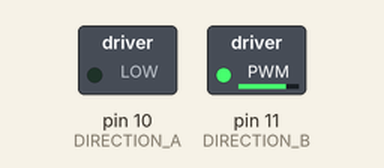
Bench run of a sketch on a simulated Arduino Uno, built with avr-gcc and run on an emulated ATmega328P. Parts: switched loads named in the sketch (green lamp = pin HIGH).

Above: at 2.45 s.
At 6.4 s:
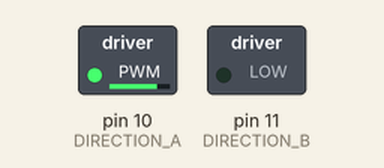
At 11.4 s:
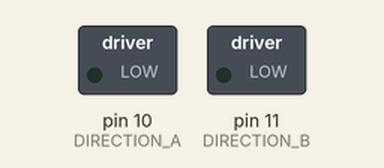
Timing chart, 0 to 14.1 s (numbered marks = the images above):
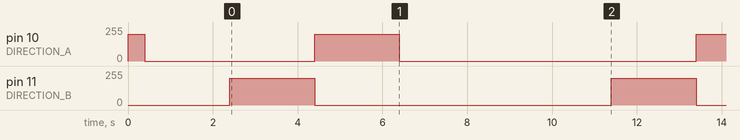

Measured:
- by itself, pin 10 (DIRECTION_A): repeats every 9.0 s: 200/255 2.0 s, 0/255 7.0 s
- by itself, pin 11 (DIRECTION_B): alternates 200/255 for 2.0 s and 0/255 for 7.0 s

The sketch:

Motor_Test.ino
```cpp
//Pins des Motor-Poti
const int DIRECTION_A = 10;  //B-IB
const int DIRECTION_B = 11;  //B-IA

/*
 * Geschwindigkeit des Poti. 255 ist Maximum, Werte unter 200 gingen bei mir gar nicht.
 * Aber auch bei 200 hakt das Poti schon.
 */
const int SPEED = 200;

/* ******************************************************************************************************************* */

unsigned long time = millis();
const unsigned long PERIOD = 5000; //alle 5000ms soll das Poti fahren.

const int WAITING = 0;
const int RUNNING = 1;
int status = WAITING;

const int NONE = 0;
const int UP = 1;
const int DOWN = 2;
int direction = NONE;
/****************************************************************************
 * void setup()
 ****************************************************************************/
void setup()
{

  Serial.begin(9600);

  //Poti in Startposition fahren:
  analogWrite(DIRECTION_A, SPEED);
  analogWrite(DIRECTION_B, 0);
  delay(400);
  analogWrite(DIRECTION_A, 0);
  analogWrite(DIRECTION_B, 0);

  delay(2000);
}

/****************************************************************************
 * void loop()
 ****************************************************************************/

void loop()
{

      if (direction == NONE)
      {
        direction = UP;
        analogWrite(DIRECTION_A, 0);
        analogWrite(DIRECTION_B, SPEED);
        delay(2000);
      }
      else if (direction == UP)
      {
        direction = DOWN;
        analogWrite(DIRECTION_A, SPEED);
        analogWrite(DIRECTION_B, 0);
        delay(2000);
      }
      else if (direction == DOWN)
      {
        direction = NONE;
        status = WAITING;
        analogWrite(DIRECTION_A, 0);
        analogWrite(DIRECTION_B, 0);
        delay(PERIOD);
      }
}
```
